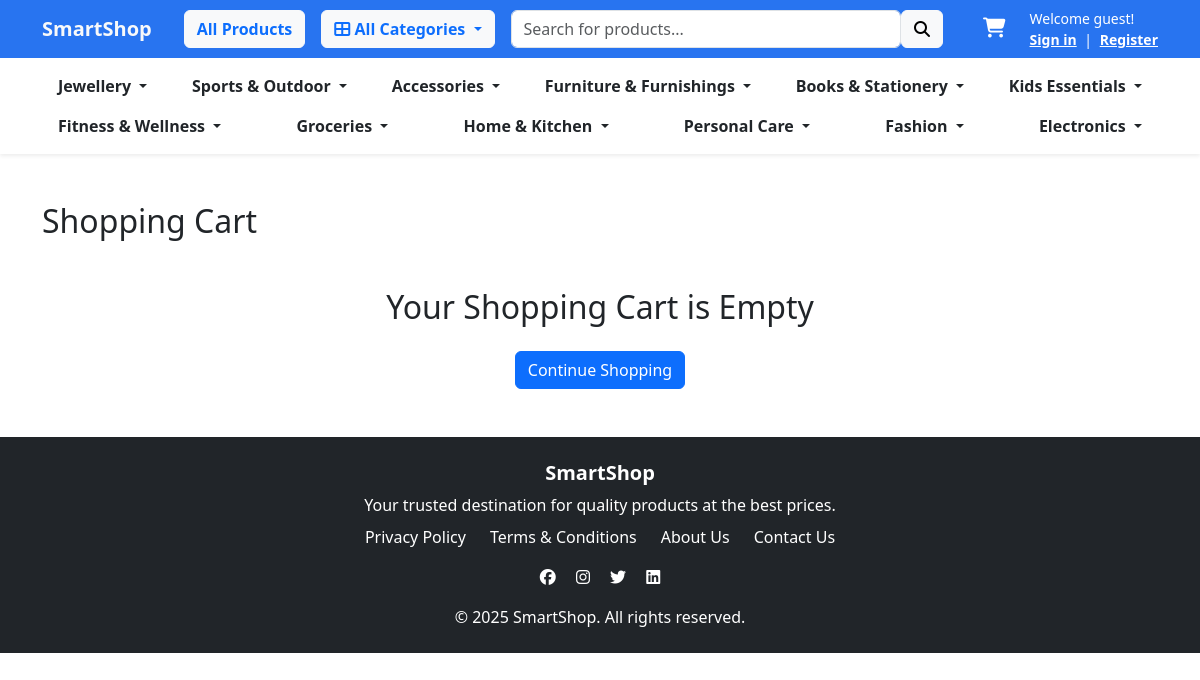
Page /cart/ on the committed database.
### category/models.py (models this page shows, shortened)
class Category(models.Model):
    category_name = models.CharField(max_length=100)
    slug = models.SlugField(max_length=100, unique=True)
    description = models.TextField(blank=True, null=True)
    category_image = models.ImageField(
        upload_to='categories/', blank=True, null=True)
    class Meta:
        verbose_name = "Category"
        verbose_name_plural = "Categories"
    def get_url(self):
        return reverse('products_by_category', args=[self.slug])

### carts/views.py (the view)
# urls.py: path('', views.cart, name='cart'),
def cart(request, total=0, quantity=0, cart_items=None):
    try:
        tax = 0
        grand_total = 0
        if request.user.is_authenticated:
            cart_items = CartItem.objects.filter(
                user=request.user, is_active=True)
        else:
            cart = Cart.objects.get(cart_id=_cart_id(request))
            cart_items = CartItem.objects.filter(cart=cart, is_active=True)
        for cart_item in cart_items:
            total += (cart_item.product.price * cart_item.quantity)
            quantity += cart_item.quantity
        tax = (total * 2.5) / 100
        grand_total = total + tax
    except Cart.DoesNotExist:
        pass
    context = {
        'total': total,
        'quantity': quantity,
        'cart_items': cart_items,
        'tax': tax,
        'grand_total': grand_total,
    }
    return render(request, 'store/cart.html', context)

### carts/context_processors.py (called while the page is built)
def counter(request):
    cart_count = 0
    if 'admin' in request.path:
        return {}
    else:
        try:
            cart = Cart.objects.filter(cart_id=_cart_id(request))
            if request.user.is_authenticated:
                cart_items = CartItem.objects.all().filter(user=request.user)
            else:
                cart_items = CartItem.objects.all().filter(cart=cart[:1])
            for cart_item in cart_items:
                cart_count += cart_item.quantity
        except Cart.DoesNotExist:
            cart_count = 0
    return dict(cart_count=cart_count)

### carts/views.py (called while the page is built)
def _cart_id(request):
    cart = request.session.session_key
    if not cart:
        cart = request.session.create()
    return cart

### category/context_processors.py (called while the page is built)
def menu_links(request):
    links = Category.objects.all()
    return dict(links=links)

### smartShop/context_processors.py (called while the page is built)
def paypal(request):
    default_client_id = 'Afc2YSc_RXQxN32Cm3R5uVWthMj-JHB3KSoR3LjVXAH5_e8gpCnFSglhaEJHVUI3CUNITv0V10YIbjxA'
    return {
        'PAYPAL_CLIENT_ID': config('PAYPAL_CLIENT_ID', default=default_client_id),
    }

### templates/store/cart.html
{% extends "base.html" %}
{% load static %}
{% block content %}
<div class="container my-5">
  <h2 class="mb-4">Shopping Cart</h2>
  {% if cart_items %}
  <div class="row">
    <div class="col-md-8">
      <table class="table table-bordered">
        <thead class="table-light">
          <tr>
            <th>Product</th>
            <th width="150">Quantity</th>
            <th width="120">Subtotal</th>
            <th width="120">Action</th>
          </tr>
        </thead>
        <tbody>
          {% for item in cart_items %}
          <tr>
            <td>
              <div class="d-flex align-items-center gap-3">
                {% if item.product.product_image %}
                <img src="{{ item.product.product_image.url }}" width="70" height="70" style="object-fit: cover" />
                {% endif %}
                <div>
                  <a href="{{ item.product.get_url }}" class="text-decoration-none fw-semibold">{{ item.product.product_name }}</a>
                  <p class="text-success fw-bold m-0">₹{{ item.product.price }}</p>
                  {% if item.variation_color %}
                  <p class="m-0">Color: <span class="fw-semibold">{{ item.variation_color.variation_value }}</span></p>
                  {% endif %}
                  {% if item.variation_size %}
                  <p class="m-0">Size: <span class="fw-semibold">{{ item.variation_size.variation_value }}</span></p>
                  {% endif %}
                </div>
              </div>
            </td>
            <td class="text-center">
              <div class="d-flex justify-content-center align-items-center gap-2">
                <a href="{% url 'remove_cart' item.product.id item.id %}" class="btn btn-sm btn-outline-secondary">-</a>
                <span class="fw-bold">{{ item.quantity }}</span>
                <a href="{% url 'increment_cart' item.id %}" class="btn btn-sm btn-outline-secondary">+</a>
              </div>
            </td>
            <td class="fw-bold">₹{{ item.sub_total }}</td>
            <td>
              <a href="{% url 'remove_cart_item' item.product.id item.id %}" class="btn btn-danger btn-sm">Remove</a>
            </td>
          </tr>
          {% endfor %}
        </tbody>
      </table>
    </div>
    <div class="col-md-4">
      <div class="card shadow-sm">
        <div class="card-body">
          <h4 class="fw-bold mb-3">Order Summary</h4>
          <p class="d-flex justify-content-between">
            <span>Subtotal:</span>
            <span class="fw-bold">₹{{ total }}</span>
          </p>
          <p class="d-flex justify-content-between">
            <span>Tax (2.5%):</span>
            <span class="fw-bold">₹{{ tax }}</span>
          </p>
          <hr />
          <p class="d-flex justify-content-between fs-5">
            <span>Total:</span>
            <span class="fw-bold">₹{{ grand_total }}</span>
          </p>
          <a href="{% url 'checkout' %}" class="btn btn-primary w-100 btn-lg mt-3">Checkout</a>
          <a href="{% url 'products' %}" class="btn btn-outline-secondary w-100 mt-2">Continue Shopping</a>
        </div>
      </div>
    </div>
  </div>
  {% else %}
  <div class="text-center my-5">
    <h2>Your Shopping Cart is Empty</h2>
    <a href="{% url 'products' %}" class="btn btn-primary mt-3">Continue Shopping</a>
  </div>
  {% endif %}
</div>
{% endblock %}

### templates/includes/navbar.html (shortened to what this page needs)
<nav
  class="navbar navbar-expand-lg navbar-dark"
  style="background-color: #2874f0"
>
  <div class="container">
    <a class="navbar-brand fw-bold text-light" href="{% url 'home' %}">
      SmartShop
    </a>
    <div class="collapse navbar-collapse" id="mainNavbar">
      <ul class="navbar-nav me-auto mb-2 mb-lg-0">
        <li class="nav-item">
          <a
            href="{% url 'products' %}"
            class="btn btn-light text-primary fw-semibold ms-3"
          >
            All Products
          </a>
        </li>
        <li class="nav-item dropdown ms-3">
          <button
            class="btn btn-light text-primary fw-semibold dropdown-toggle"
            data-bs-toggle="dropdown"
          >
            <i class="fa fa-th-large"></i> All Categories
          </button>
        </li>
      </ul>
      <form
        class="d-flex mx-lg-3 my-2 my-lg-0 flex-grow-1"
        action="{% url 'search' %}"
        method="GET"
      >
        <input
          class="form-control rounded-start"
          type="text"
          name="keyword"
          placeholder="Search for products..."
        />
        <button class="btn btn-light rounded-end" type="submit">
          <i class="fa fa-search"></i>
        </button>
      </form>
      <ul class="navbar-nav ms-lg-3 mb-2 mb-lg-0 align-items-center">
        <li class="nav-item position-relative">
          <a href="{% url 'cart' %}" class="nav-link text-white fw-semibold">
            <i class="fa fa-shopping-cart fs-5"></i>
          </a>
        </li>
        <li class="nav-item ms-3">
          {% if not user.is_authenticated %}
          <div class="text-white small">
            Welcome guest! <br />
            <a href="{% url 'login' %}" class="text-white fw-semibold"
              >Sign in</a
            >
            <span class="mx-1">|</span>
            <a href="{% url 'register' %}" class="text-white fw-semibold"
              >Register</a
            >
          </div>
          {% endif %}
        </li>
      </ul>
    </div>
  </div>
</nav>
<nav class="bg-white shadow-sm">
  <div class="container">
    <ul class="nav py-2 justify-content-between">
      {% for category in links %}
      <li class="nav-item dropdown">
        <a
          class="nav-link text-dark fw-semibold dropdown-toggle"
          data-bs-toggle="dropdown"
        >
          {{ category.category_name }}
        </a>
      </li>
      {% endfor %}
    </ul>
  </div>
</nav>

### rows in the picture
Category: category_name "Jewellery"
Category: category_name "Sports & Outdoor"
Category: category_name "Accessories"
Category: category_name "Furniture & Furnishings"
Category: category_name "Books & Stationery"
Category: category_name "Kids Essentials"
Category: category_name "Fitness & Wellness"
Category: category_name "Groceries"
Category: category_name "Home & Kitchen"
Category: category_name "Personal Care"
Category: category_name "Fashion"
Category: category_name "Electronics"

### other values in the picture
{{ year|default:2025 }} "2025"
